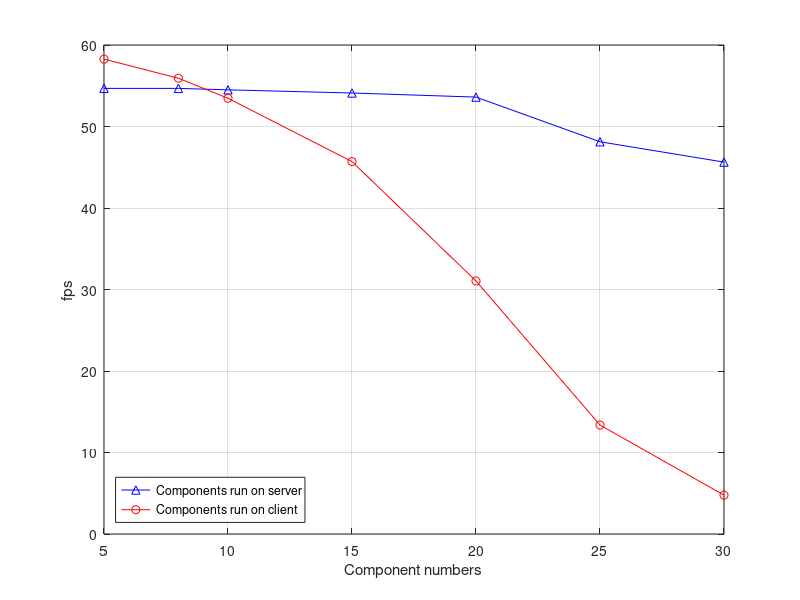

This chart was generated by the following MATLAB code:
x=[5	8	10	15	20	25	30];
y1=[54.67719298	54.67674419	54.5	54.11	53.60916667	48.12713178	45.63150685];
y2=[58.26915888	55.92037037	53.46581197	45.69345794	31.04678899	13.37096774	4.766972477];

plot(x, y1, 'b^-', x, y2, 'ro-');
xlabel('Component numbers');
ylabel('fps');
grid on;
l = legend('Components run on server', 'Components run on client', 'Location', 'southwest');

